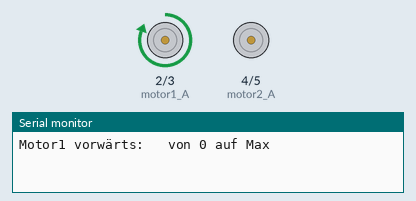
This sketch was run on a simulated Arduino Uno, built with avr-gcc and run on an emulated ATmega328P. Parts: motor-driver pin pairs drawn as motors (green arrow = first pin HIGH = forward, orange = second pin HIGH = backward, longer = more drive, scaled by the enable pin), the last lines printed to the serial monitor.

Above: at 3.1 s.
At 6.6 s:
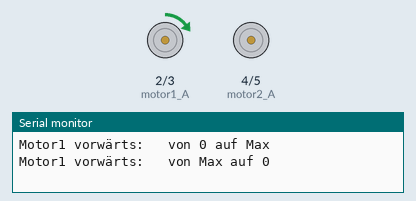
At 10.2 s:
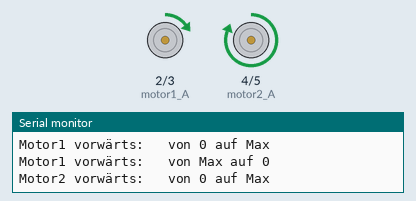
At 17.4 s:
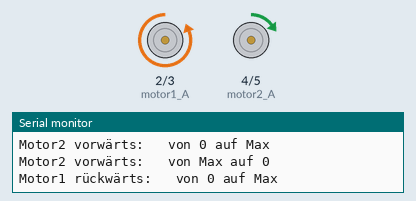
Timing chart, 0 to 37.2 s (numbered marks = the images above):
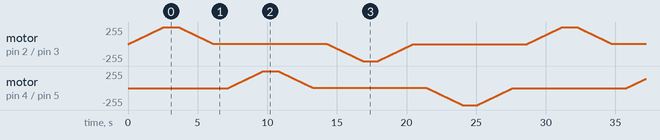

The sketch:

Motor_H_Bridge_PWM_divModi.ino
```cpp
/* 2 Motoren mit H-Brücke ansteuern */

int motor1_A=2;
int motor1_B=3;
int motor1_Speed=10;
int motor2_A=4;
int motor2_B=5;
int motor2_Speed=9;

int schritt = 50;
int warte = 1000;

void setup(){
  pinMode(motor1_A,OUTPUT);
  pinMode(motor1_B,OUTPUT);
  pinMode(motor2_A,OUTPUT);
  pinMode(motor2_B,OUTPUT);
  Serial.begin(9600);
}

void loop(){
  // motor1
  Serial.println("Motor1 vorwärts:   von 0 auf Max");
  for (int i=0; i<256; i+=5){
    digitalWrite(motor1_A,HIGH);     // A = HIGH and B = LOW means the motor will turn right
    digitalWrite(motor1_B,LOW);
    analogWrite(motor1_Speed,i);     // speed counts from 0 to 255
    delay(schritt);
  }
  delay(warte);
  Serial.println("Motor1 vorwärts:   von Max auf 0");
  for (int i=255; i>0; i-=5){
    digitalWrite(motor1_A,HIGH);     // A = HIGH and B = LOW means the motor will turn right
    digitalWrite(motor1_B,LOW);
    analogWrite(motor1_Speed,i);     // speed counts from 0 to 255
    delay(schritt);
  }
  delay(warte);
  // motor2
  Serial.println("Motor2 vorwärts:   von 0 auf Max");
  for (int i=0; i<256; i+=5){
    digitalWrite(motor2_A,HIGH);     // A = HIGH and B = LOW means the motor will turn right
    digitalWrite(motor2_B,LOW);
    analogWrite(motor2_Speed,i);     // speed counts from 0 to 255
    delay(schritt);
  }
  delay(warte);
  Serial.println("Motor2 vorwärts:   von Max auf 0");
  for (int i=255; i>0; i-=5){
    digitalWrite(motor2_A,HIGH);     // A = HIGH and B = LOW means the motor will turn right
    digitalWrite(motor2_B,LOW);
    analogWrite(motor2_Speed,i);     // speed counts from 0 to 255
    delay(schritt);
  }
  delay(warte);

  // turn vice versa
  // motor1
  Serial.println("Motor1 rückwärts:   von 0 auf Max");
  for (int i=0; i<256; i+=5){
    digitalWrite(motor1_A,LOW); // A = LOW and B = HIGH means the motor will turn left
    digitalWrite(motor1_B,HIGH);
    analogWrite(motor1_Speed,i); // speed counts from 0 to 255
    delay(schritt);
  }
  delay(warte);
  Serial.println("Motor1 rückwärts:   von Max auf 0");
  for (int i=255; i>0; i-=5){
    digitalWrite(motor1_A,LOW); // A = LOW and B = HIGH means the motor will turn left
    digitalWrite(motor1_B,HIGH);
    analogWrite(motor1_Speed,i); // speed counts from 0 to 255
    delay(schritt);
  }
  delay(warte);
  // motor2
  Serial.println("Motor2 rückwärts:   von 0 auf Max");
  for (int i=0; i<256; i+=5){
    digitalWrite(motor2_A,LOW); // A = LOW and B = HIGH means the motor will turn left
    digitalWrite(motor2_B,HIGH);
    analogWrite(motor2_Speed,i); // speed counts from 0 to 255
    delay(schritt);
  }
  delay(warte);
  Serial.println("Motor1 rückwärts:   von Max auf 0");
  for (int i=255; i>0; i-=5){
    digitalWrite(motor2_A,LOW); // A = LOW and B = HIGH means the motor will turn left
    digitalWrite(motor2_B,HIGH);
    analogWrite(motor2_Speed,i); // speed counts from 0 to 255
    delay(schritt);
  }
  delay(warte);
}
```
